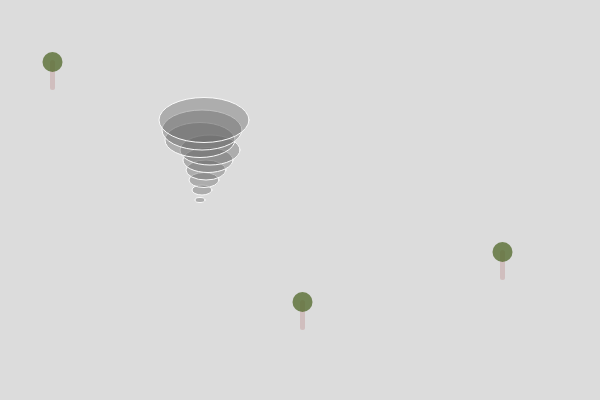
Frame 1 (no input)
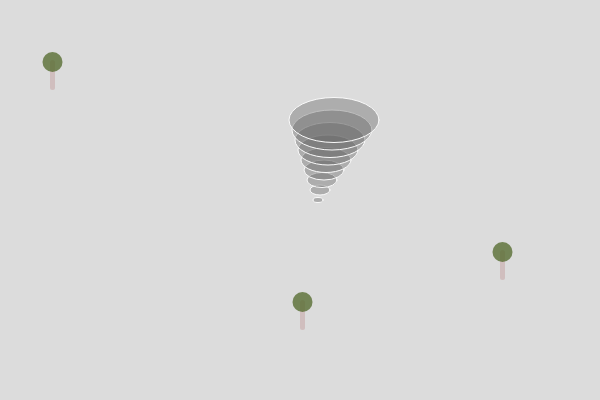
Frame 60 (no input)
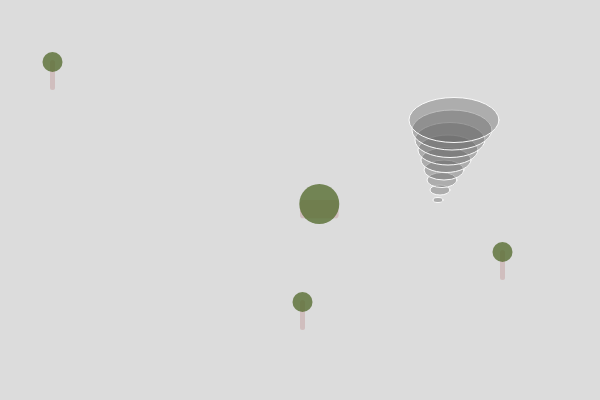
Frame 120 (the mouse pressed at the canvas centre since frame 60)

The p5.js sketch that drew these frames (run headless with seeded random() and noise() and a simulated clock; from frame 60 on, the mouse is pressed at the canvas centre):

// p5.js sketch
// ── sketch.js
let layer1;
let layer2;
let tposx = 200;
function setup() {
  a_canvas = createCanvas(600, 400);
  // createGraphics(w, h, [renderer])
  layer1 = createGraphics(600, 400);
  layer2 = createGraphics(600, 400);
}

function draw() {
  layer1.background(220);
  layer1.fill(100, 100);
  drawTornado(layer1, tposx, 200, 10, 5);
  // move the tornado to the right
  tposx = (tposx + 2) % width;
  tree(layer1, 50, 60, 5, 30, 20);
  tree(layer1, 300, 300, 5, 30, 20);
  tree(layer1, 500, 250, 5, 30, 20);
  // image(img, x, y, [width], [height])
  image(layer1, 0, 0);
  image(layer2, 0, 0);
}

function drawTornado(layer, xpos, ypos, width, height) {
  for (i = 1; i < 10; i = i + 1) {
    layer.stroke(250);
    layer.ellipse(xpos, ypos, width, height);
    width = width + 10;
    height = height + 5;
    xpos = xpos + 1;
    ypos = ypos - 10;
    if (xpos == 210 || xpos == 211 || xpos == 212) {
      xpos = 200;
    } else {
      xpos = xpos + 1;
    }
  }
}

function tree(layer, x, y, rw, rh, d) {
  layer.noStroke();
  layer.fill(188, 143, 143, 100);
  layer.rect(x, y, rw, rh, PI);
  layer.fill(85, 107, 47, 200);
  layer.ellipse(x + rw / 2, y + d / 10, d);
}

//this won't work,
// even when I try just a rectangle
// instead of my tree function
function mousePressed() {
  // let x = random(100, 500);
  // let y = random(200, 300);
  let x = mouseX;
  let y = mouseY;
  let rw = random(50, 10);
  let rh = random(50, 10);
  let d = random(50, 10);
  tree(layer2, x, y, rw, rh, d);
}

// https://editor.p5js.org/jht1493/sketches/UlVOmPiV9

// https://editor.p5js.org/qiqirathwang/sketches/V3KOjDg_E
// ICM Week 5 Creative Exercise Teresa Wang
